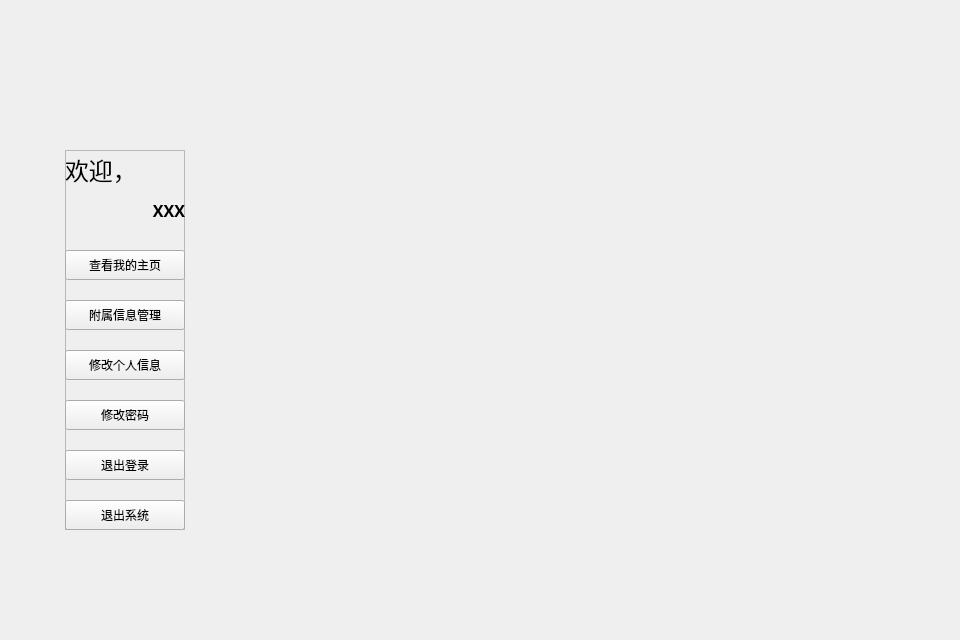
<?xml version="1.0" encoding="UTF-8"?>
<ui version="4.0">
 <class>UserPart</class>
 <widget class="QDialog" name="UserPart">
  <property name="geometry">
   <rect>
    <x>0</x>
    <y>0</y>
    <width>960</width>
    <height>640</height>
   </rect>
  </property>
  <widget class="QFrame" name="UserFrame">
   <property name="geometry">
    <rect>
     <x>65</x>
     <y>150</y>
     <width>120</width>
     <height>380</height>
    </rect>
   </property>
   <property name="frameShape">
    <enum>QFrame::StyledPanel</enum>
   </property>
   <property name="frameShadow">
    <enum>QFrame::Raised</enum>
   </property>
   <widget class="QPushButton" name="Logout">
    <property name="geometry">
     <rect>
      <x>0</x>
      <y>300</y>
      <width>120</width>
      <height>30</height>
     </rect>
    </property>
    <property name="text">
     <string>退出登录</string>
    </property>
    <property name="autoDefault">
     <bool>false</bool>
    </property>
    <property name="default">
     <bool>false</bool>
    </property>
   </widget>
   <widget class="QPushButton" name="UserQuit">
    <property name="geometry">
     <rect>
      <x>0</x>
      <y>350</y>
      <width>120</width>
      <height>30</height>
     </rect>
    </property>
    <property name="text">
     <string>退出系统</string>
    </property>
    <property name="autoDefault">
     <bool>false</bool>
    </property>
   </widget>
   <widget class="QPushButton" name="ModifyInformation">
    <property name="geometry">
     <rect>
      <x>0</x>
      <y>200</y>
      <width>120</width>
      <height>30</height>
     </rect>
    </property>
    <property name="text">
     <string>修改个人信息</string>
    </property>
    <property name="autoDefault">
     <bool>false</bool>
    </property>
    <property name="default">
     <bool>false</bool>
    </property>
   </widget>
   <widget class="QLabel" name="UserWelcomeLabel">
    <property name="geometry">
     <rect>
      <x>0</x>
      <y>0</y>
      <width>121</width>
      <height>40</height>
     </rect>
    </property>
    <property name="font">
     <font>
      <family>等线</family>
      <pointsize>18</pointsize>
     </font>
    </property>
    <property name="text">
     <string>欢迎，</string>
    </property>
    <property name="scaledContents">
     <bool>false</bool>
    </property>
   </widget>
   <widget class="ScrollLabel" name="UserNameLabel">
    <property name="geometry">
     <rect>
      <x>-1</x>
      <y>40</y>
      <width>121</width>
      <height>40</height>
     </rect>
    </property>
    <property name="font">
     <font>
      <family>等线</family>
      <pointsize>12</pointsize>
      <weight>75</weight>
      <bold>true</bold>
     </font>
    </property>
    <property name="text">
     <string>XXX</string>
    </property>
    <property name="scaledContents">
     <bool>false</bool>
    </property>
    <property name="alignment">
     <set>Qt::AlignRight|Qt::AlignTrailing|Qt::AlignVCenter</set>
    </property>
   </widget>
   <widget class="QPushButton" name="ChangePassword">
    <property name="geometry">
     <rect>
      <x>0</x>
      <y>250</y>
      <width>120</width>
      <height>30</height>
     </rect>
    </property>
    <property name="text">
     <string>修改密码</string>
    </property>
    <property name="autoDefault">
     <bool>false</bool>
    </property>
    <property name="default">
     <bool>false</bool>
    </property>
   </widget>
   <widget class="QPushButton" name="ManageSubInfo">
    <property name="geometry">
     <rect>
      <x>0</x>
      <y>150</y>
      <width>120</width>
      <height>30</height>
     </rect>
    </property>
    <property name="text">
     <string>附属信息管理</string>
    </property>
    <property name="autoDefault">
     <bool>false</bool>
    </property>
    <property name="default">
     <bool>false</bool>
    </property>
   </widget>
   <widget class="QPushButton" name="ShowComment">
    <property name="geometry">
     <rect>
      <x>0</x>
      <y>100</y>
      <width>120</width>
      <height>30</height>
     </rect>
    </property>
    <property name="text">
     <string>查看我的主页</string>
    </property>
    <property name="autoDefault">
     <bool>false</bool>
    </property>
    <property name="default">
     <bool>false</bool>
    </property>
   </widget>
  </widget>
 </widget>
 <customwidgets>
  <customwidget>
   <class>ScrollLabel</class>
   <extends>QLabel</extends>
   <header>DBProj/GUI/ScrollLabel.h</header>
  </customwidget>
 </customwidgets>
 <tabstops>
  <tabstop>ShowComment</tabstop>
  <tabstop>ManageSubInfo</tabstop>
  <tabstop>ModifyInformation</tabstop>
  <tabstop>ChangePassword</tabstop>
  <tabstop>Logout</tabstop>
  <tabstop>UserQuit</tabstop>
 </tabstops>
 <resources/>
 <connections>
  <connection>
   <sender>ChangePassword</sender>
   <signal>clicked()</signal>
   <receiver>UserPart</receiver>
   <slot>changePassword()</slot>
   <hints>
    <hint type="sourcelabel">
     <x>124</x>
     <y>414</y>
    </hint>
    <hint type="destinationlabel">
     <x>479</x>
     <y>319</y>
    </hint>
   </hints>
  </connection>
  <connection>
   <sender>Logout</sender>
   <signal>clicked()</signal>
   <receiver>UserPart</receiver>
   <slot>logout()</slot>
   <hints>
    <hint type="sourcelabel">
     <x>124</x>
     <y>464</y>
    </hint>
    <hint type="destinationlabel">
     <x>479</x>
     <y>319</y>
    </hint>
   </hints>
  </connection>
  <connection>
   <sender>ModifyInformation</sender>
   <signal>clicked()</signal>
   <receiver>UserPart</receiver>
   <slot>modifyInformation()</slot>
   <hints>
    <hint type="sourcelabel">
     <x>124</x>
     <y>364</y>
    </hint>
    <hint type="destinationlabel">
     <x>479</x>
     <y>319</y>
    </hint>
   </hints>
  </connection>
  <connection>
   <sender>UserQuit</sender>
   <signal>clicked()</signal>
   <receiver>UserPart</receiver>
   <slot>close()</slot>
   <hints>
    <hint type="sourcelabel">
     <x>124</x>
     <y>514</y>
    </hint>
    <hint type="destinationlabel">
     <x>479</x>
     <y>319</y>
    </hint>
   </hints>
  </connection>
  <connection>
   <sender>ShowComment</sender>
   <signal>clicked()</signal>
   <receiver>UserPart</receiver>
   <slot>showMyComments()</slot>
   <hints>
    <hint type="sourcelabel">
     <x>124</x>
     <y>264</y>
    </hint>
    <hint type="destinationlabel">
     <x>36</x>
     <y>260</y>
    </hint>
   </hints>
  </connection>
  <connection>
   <sender>ManageSubInfo</sender>
   <signal>clicked()</signal>
   <receiver>UserPart</receiver>
   <slot>manageSubInfo()</slot>
   <hints>
    <hint type="sourcelabel">
     <x>99</x>
     <y>311</y>
    </hint>
    <hint type="destinationlabel">
     <x>433</x>
     <y>288</y>
    </hint>
   </hints>
  </connection>
 </connections>
 <slots>
  <slot>loginOrRegister()</slot>
  <slot>modifyInformation()</slot>
  <slot>changePassword()</slot>
  <slot>logout()</slot>
  <slot>showMyComments()</slot>
  <slot>manageSubInfo()</slot>
 </slots>
</ui>
